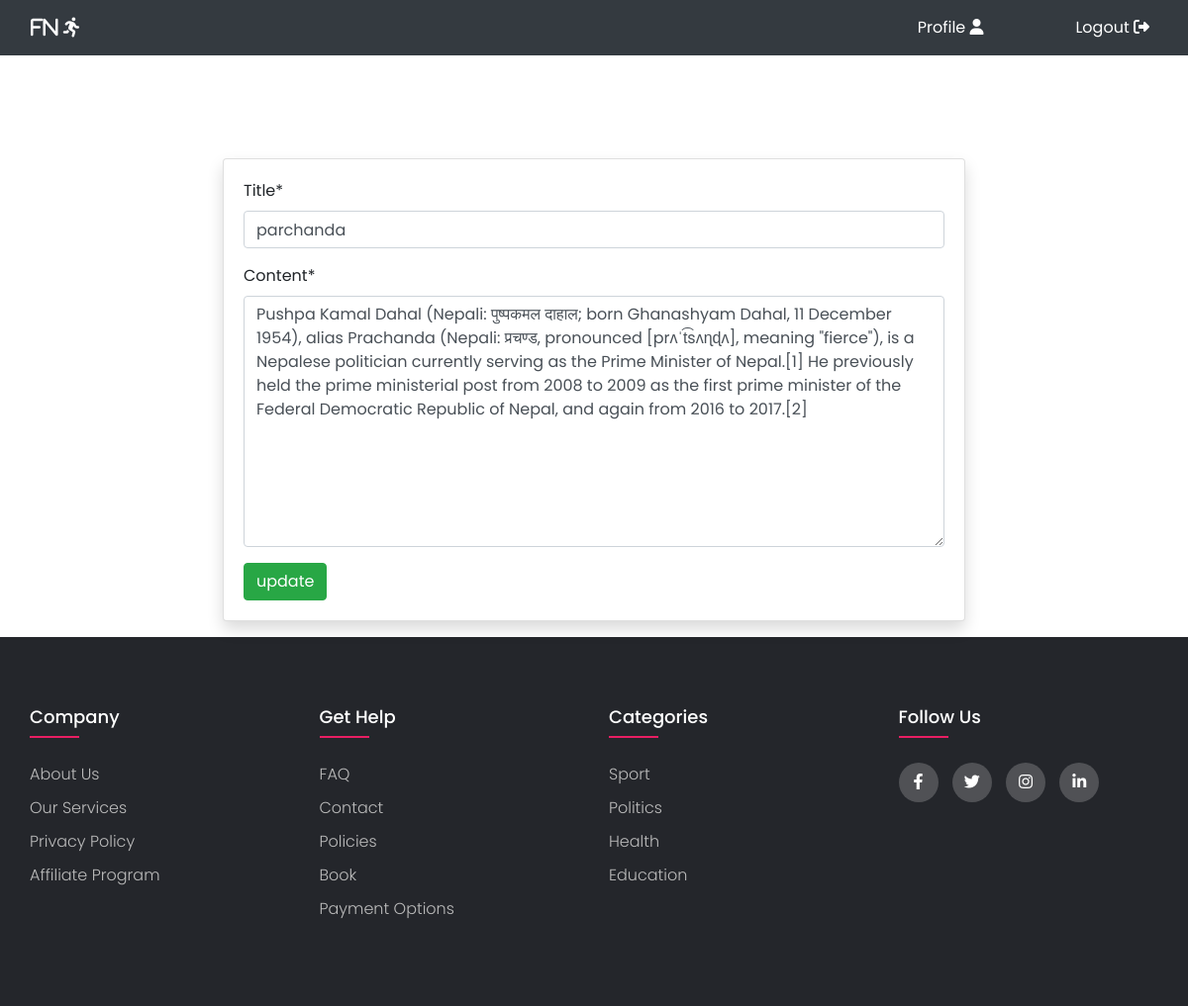
Screenshot of /edit_post/12/ (signed in) with the database file from the repository.
### myblog/models.py (models this page shows, shortened)
class BlogModel(models.Model):
    category = models.CharField(default="general",max_length=10,
    choices=[
        ('sport', 'Sport'),
        ('politics', 'Politics'),
        ('economics', 'Economics'),
        ('weather', 'Weather'),
        ('health', 'Health'),
        ('education', 'Education'),
    ]
    )
    title = models.CharField(max_length=100)
    content = models.TextField()
    author = models.ForeignKey(User,on_delete=models.CASCADE)
    date_created = models.DateTimeField(auto_now_add=True)
    accuracy = models.TextField(default="true")
    class Meta:
        ordering = ('-date_created',)

### myblog/views.py (the view)
# urls.py: path('edit_post/<int:pk>/', views.edit_post , name='edit_post'),
@login_required
def edit_post(request, pk):
    post= BlogModel.objects.get(id=pk)
    if request.method == 'POST':
        form = BlogUpdateForm(request.POST,instance=post)
        if form.is_valid():
            form.save()
            return redirect('post_details',pk=post.id)
    else:
        form = BlogUpdateForm(instance=post)
    context={
        'post':post,
        'form':form
    }
    return render(request,'blogs/edit_post.html',context)

### myblog/forms.py
class BlogUpdateForm(forms.ModelForm):
    class Meta:
        model = BlogModel
        fields = ('title','content')

### templates/blogs/edit_post.html (shortened to what this page needs)
{% extends 'baseFiles/base.html' %}
{% load crispy_forms_tags %}
{% block content %}
<div class="container">
    <div class="row mt-5 pt-5">
        <div class="col-md-8 offset-md-2">
          <div class="card my-3 shadow">
            <div class="card-body">
                <form method="POST">
                    {{ form|crispy }}
                    <input class="btn btn-success"  type="submit" value="update">
                </form>
            </div>
          </div>
        </div>
    </div>
</div>
{% endblock %}

### templates/baseFiles/footer.html (style rules this page uses)
body { line-height: 1.5; font-family: 'Poppins', sans-serif; }
* { margin: 0; padding: 0; box-sizing: border-box; }
.container { max-width: 1170px; margin: auto; }
.row { display: flex; flex-wrap: wrap; }

### rows the page displays
BlogModel: title "parchanda", content "Pushpa Kamal Dahal (Nepali: पुष्पकमल दाहाल; born Ghanashyam Dahal, 11 December 1954), alias Prachanda (Nepali: प्रचण्ड, pronounced [prʌˈt͡sʌɳɖʌ], meaning \"fierce\"), is a Nepalese politician currently serving as the Prime Minister of Nepal.[1] He previously held the prime ministerial post from 2008 to 2009 as the first prime minister of the Federal Democratic Republic of Nepal, and again from 2016 to 2017.[2]"
